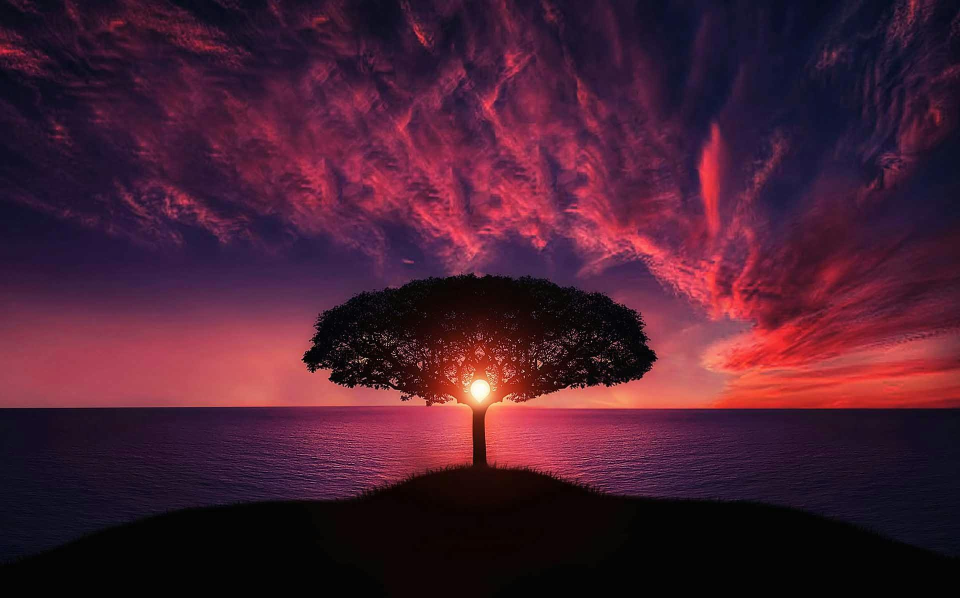
#> input picture Single Image Processing/imgs/Image.jpg, 1920 x 1195 px, found by its file name (shown at 1/2 size)
$ python size.py
#> lines starting #> are read from the running program, lines starting #| are printed output that depends on the picture
"""
Operations about size
Using the Pillow Library or OpenCV Library.
"""

from PIL import Image
import cv2


# Resize
def resize_image_pil(image_path, output_path, new_size):
#> called with image_path = 'Single Image Processing/imgs/Image.jpg', new_size = (300, 200)
    image = Image.open(image_path)
#> image is the input picture: PIL image 1920x1195 RGB; mean R, G, B 72.6, 30.6, 49.9
    resized_image = image.resize(new_size)
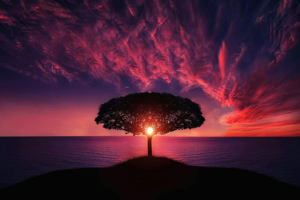
#> resized_image: PIL image 300x200 RGB; mean R, G, B 72.6, 30.6, 49.9
    resized_image.save(output_path)


def resize_image_cv2(image_path, output_path, new_size):
#> called with image_path = 'Single Image Processing/imgs/Image.jpg', new_size = (300, 200)
    image = cv2.imread(image_path)
#> image: shape (1195, 1920, 3)
    resized_image = cv2.resize(image, new_size)
#> resized_image: shape (200, 300, 3)
    cv2.imwrite(output_path, resized_image)


# Crop
def crop_image_pil(image_path, output_path, left, top, right, bottom):
#> called with image_path = 'Single Image Processing/imgs/Image.jpg', left = 100, top = 100, right = 400, bottom = 300
    image = Image.open(image_path)
    cropped_image = image.crop((left, top, right, bottom))
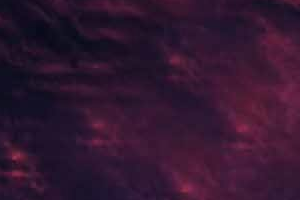
#> cropped_image: PIL image 300x200 RGB; mean R, G, B 50, 22.5, 48
    cropped_image.save(output_path)


def crop_image_cv2(image_path, output_path, left, top, right, bottom):
#> called with image_path = 'Single Image Processing/imgs/Image.jpg', left = 100, top = 100, right = 400, bottom = 300
    image = cv2.imread(image_path)
    cropped_image = image[top:bottom, left:right]
#> cropped_image: shape (200, 300, 3)
    cv2.imwrite(output_path, cropped_image)


resize_image_pil(
    "Single Image Processing/imgs/Image.jpg",
    "Single Image Processing/outputs/resized_pil.jpg",
    (300, 200),
)
resize_image_cv2(
    "Single Image Processing/imgs/Image.jpg",
    "Single Image Processing/outputs/resized_cv2.jpg",
    (300, 200),
)

crop_image_pil(
    "Single Image Processing/imgs/Image.jpg",
    "Single Image Processing/outputs/cropped_pil.jpg",
    100,
    100,
    400,
    300,
)
crop_image_cv2(
    "Single Image Processing/imgs/Image.jpg",
    "Single Image Processing/outputs/cropped_cv2.jpg",
    100,
    100,
    400,
    300,
)
